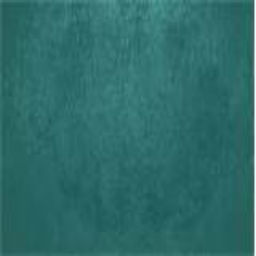
%> input picture Stego/256x256-29.jpg, 256 x 256 px
$ octave lala.m   (GNU Octave 9; MATLAB toolbox functions it lacks are replaced by stand-ins)
%> lines starting %> are read from the running program, lines starting %| are printed output that depends on the picture
%image cover
[namafile, direktori] = uigetfile('*.*','Pilih gambar cover');
%> the answer given: 256x256-29.jpg
gbrCover=imread(num2str(namafile));
%> gbrCover is the input picture: size 256x256x3 uint8; mean R, G, B 45.8, 108, 105.9
subplot(231),imshow(gbrCover),title('Gambar cover');

%image secret lsb
gbrlsb=gbrCover;
gbrlsb(:,:,1)=0;
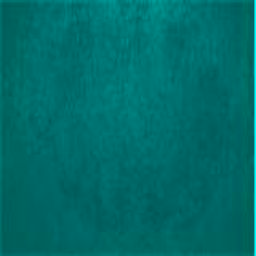
%> gbrlsb: size 256x256x3 uint8; mean R, G, B 0, 108, 105.9
gbrlsb(:,:,2)=0;
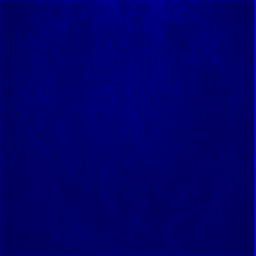
%> gbrlsb: size 256x256x3 uint8; mean R, G, B 0, 0, 105.9
gbrlsb(:,:,3)=0;
%> gbrlsb: size 256x256x3 uint8; every value is 0

sz1=size(gbrlsb);
%> sz1 = [256 256 3]
size1=sz1(1)*sz1(2);
%> size1 = 65536
%> (the run ends here)
